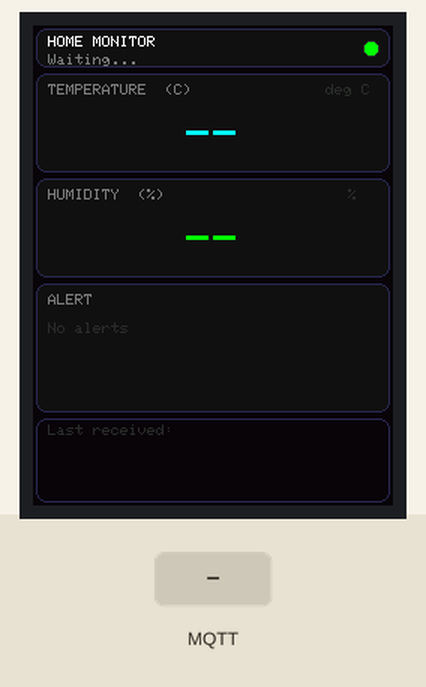
Simulated run of this program. Board: ESP32. Parts: 240×320 colour display. The test bench sets the inputs (shaded band). WiFi joins after 1.5 s; servers stay silent unless stated; random numbers use the default seed unless the program sets one; no MQTT or app messages arrive unless stated.

Above: at 3.2 s.
3.3 s: MQTT message "1" arrives on the third subscribed topic
At 5.54 s:
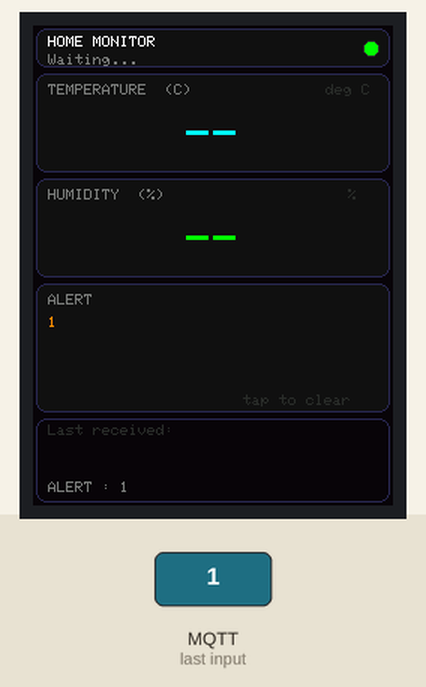
5.6 s: MQTT message "off" arrives on the third subscribed topic
At 6.06 s:
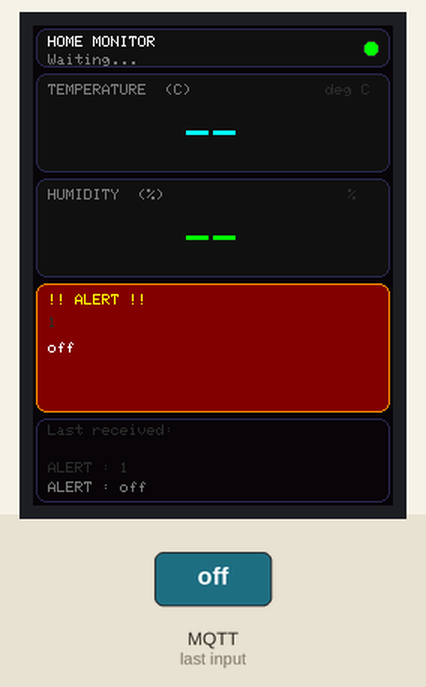
7.9 s: MQTT message "on" arrives on the third subscribed topic
At 8.32 s:
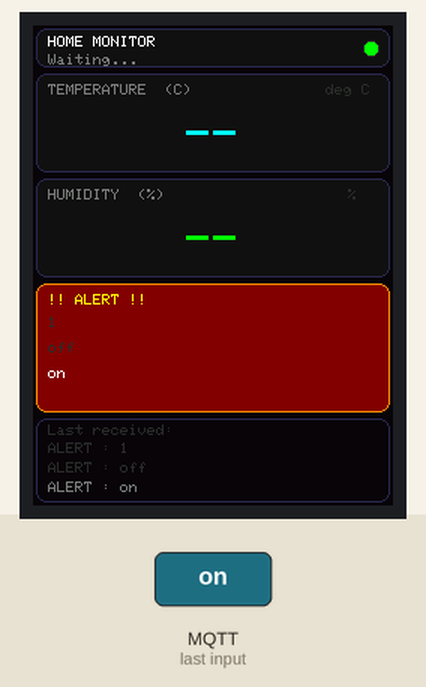
10.1 s: MQTT message "1" arrives on the first subscribed topic
At 11.9 s:
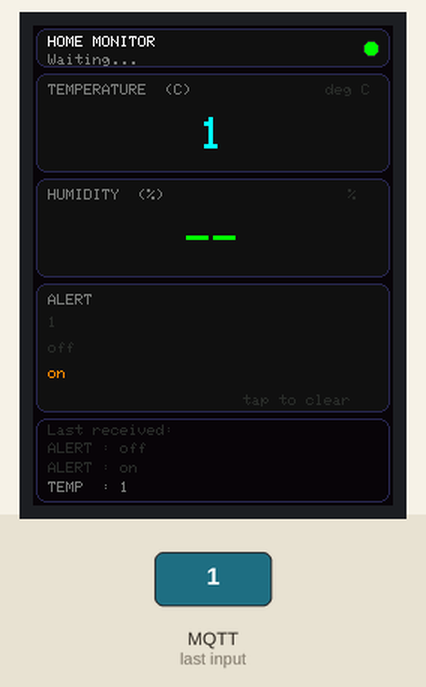
12.4 s: MQTT message "0" arrives on the first subscribed topic
At 12.8 s:
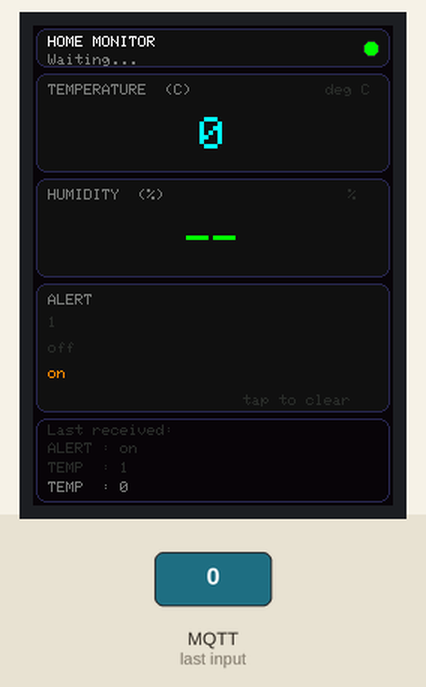
13.9 s: MQTT message "2" arrives on the first subscribed topic
At 14.9 s:
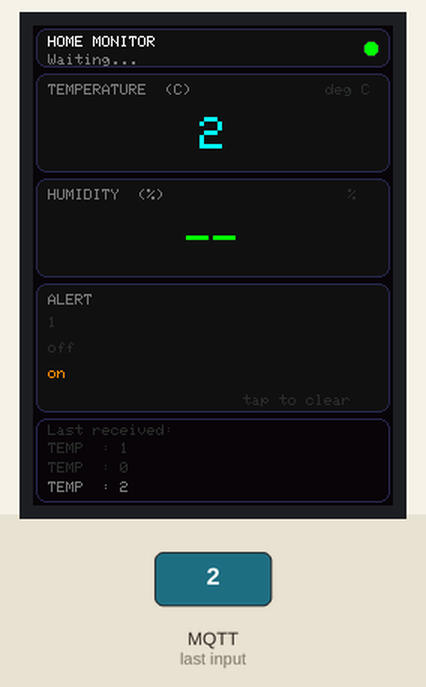
Timing chart, 0 to 16.4 s (numbered marks = the images above; inputs shaded):
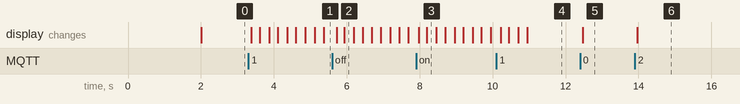

Measured:
- after the input at 3.3 s, the display: changes after 0.09 s (image 1)
- after the input at 12.4 s, the display: changes after 0.07 s (image 5)
- after the input at 13.9 s, the display: changes after 0.07 s (image 6)

The program:

main.cpp
```cpp
#include <SPI.h>
#include <Wire.h>
#include <Adafruit_GFX.h>
#include <Adafruit_ILI9341.h>
#include <Adafruit_FT6206.h>
#include <WiFi.h>
#include <PubSubClient.h>

#define TFT_CS 15
#define TFT_DC 2

const char *WIFI_SSID = "Wokwi-GUEST";
const char *WIFI_PASS = "";
const char *MQTT_HOST = "100.64.0.2";
const int   MQTT_PORT = 1883;

#define TOPIC_TEMP   "/home/temp"
#define TOPIC_HUMID  "/home/humid"
#define TOPIC_ALERT  "/home/alerts"
#define TOPIC_STATUS "/home/status"

#define C_BG     0x0821
#define C_CARD   0x1082
#define C_BORDER 0x294A
#define C_WHITE  0xFFFF
#define C_GRAY   0x7BEF
#define C_DKGRAY 0x2965
#define C_GREEN  0x07E0
#define C_RED    0xF800
#define C_ORANGE 0xFC60
#define C_YELLOW 0xFFE0
#define C_CYAN   0x07FF

#define HDR_Y  0
#define HDR_H  30
#define TEMP_Y 30
#define TEMP_H 70
#define HUM_Y  100
#define HUM_H  70
#define ALT_Y  170
#define ALT_H  90
#define LOG_Y  260
#define LOG_H  60

#define ALERT_LINES 3  // number of alert history lines shown

Adafruit_ILI9341 tft(TFT_CS, TFT_DC);
Adafruit_FT6206  ctp;
WiFiClient       wifiClient;
PubSubClient     mqtt(wifiClient);

// ── Live values ───────────────────────────────────────────────────────────────
String valTemp   = "--";
String valHumid  = "--";
String valStatus = "Waiting...";
bool   mqttOK    = false;

// Alert ring buffer — newest at index [ALERT_LINES-1]
String alertHistory[ALERT_LINES];
int    alertCount = 0;   // total alerts received (caps at ALERT_LINES for display)

// Log ring buffer
String logLines[3];

// ── Shadow values — track what is currently drawn ─────────────────────────────
String  drawnTemp;
String  drawnHumid;
String  drawnStatus;
bool    drawnMqttOK     = false;
String  drawnAlerts[ALERT_LINES];
String  drawnLog[3];
bool    drawnAlertFlash = false;

// ── Dirty flags (set when we KNOW a redraw is needed regardless of shadow) ────
bool dirtyHdr   = false;
bool dirtyTemp  = false;
bool dirtyHumid = false;
bool dirtyAlert = false;
bool dirtyLog   = false;
bool fullRedraw = true;

// ── Alert flash ───────────────────────────────────────────────────────────────
bool     alertFlashing    = false;
uint32_t alertFlashStart  = 0;
uint8_t  alertPhase       = 0;

uint32_t lastTouchMs = 0;

// ─────────────────────────────────────────────────────────────────────────────
//  Helpers
// ─────────────────────────────────────────────────────────────────────────────

void drawCardBg(int y, int h, uint16_t bg, uint16_t border) {
  tft.fillRect(0, y, 240, h, C_BG);
  tft.fillRoundRect(2, y + 2, 236, h - 4, 7, bg);
  tft.drawRoundRect(2, y + 2, 236, h - 4, 7, border);
}

void cardLabel(int y, const char *label, uint16_t col) {
  tft.setTextSize(1);
  tft.setTextColor(col);
  tft.setCursor(10, y + 9);
  tft.print(label);
}

void cardValue(int y, int h, const char *val, uint16_t col) {
  int len  = strlen(val);
  int txtW = len * 18;
  int cx   = max(8, (240 - txtW) / 2);
  int cy   = y + (h / 2) - 4;
  tft.setTextSize(3);
  tft.setTextColor(col);
  tft.setCursor(cx, cy);
  tft.print(val);
}

void pushLog(const char *topic, const char *val) {
  logLines[0] = logLines[1];
  logLines[1] = logLines[2];
  char buf[36];
  snprintf(buf, sizeof(buf), "%-6s: %.22s", topic, val);
  logLines[2] = String(buf);
}

void pushAlert(const String &msg) {
  alertHistory[0] = alertHistory[1];
  alertHistory[1] = alertHistory[2];
  alertHistory[2] = msg;
  alertCount++;
}

// ─────────────────────────────────────────────────────────────────────────────
//  Draw functions
// ─────────────────────────────────────────────────────────────────────────────

void drawHeader() {
  drawCardBg(HDR_Y, HDR_H, C_CARD, C_BORDER);
  tft.setTextColor(C_WHITE); tft.setTextSize(1);
  tft.setCursor(10, HDR_Y + 7);
  tft.print("HOME MONITOR");
  tft.setTextColor(C_GRAY);
  tft.setCursor(10, HDR_Y + 19);
  String s = valStatus;
  if (s.length() > 16) s = s.substring(0, 16);
  tft.print(s);
  tft.fillCircle(225, HDR_Y + 15, 5, mqttOK ? C_GREEN : C_RED);
  tft.drawCircle(225, HDR_Y + 15, 5, C_DKGRAY);

  drawnStatus  = valStatus;
  drawnMqttOK  = mqttOK;
}

void drawTempCard() {
  drawCardBg(TEMP_Y, TEMP_H, C_CARD, C_BORDER);
  cardLabel(TEMP_Y, "TEMPERATURE  (C)", C_GRAY);
  tft.setTextSize(1); tft.setTextColor(C_DKGRAY);
  tft.setCursor(195, TEMP_Y + 9);
  tft.print("deg C");
  String disp = valTemp;
  if (disp.length() > 8) disp = disp.substring(0, 8);
  cardValue(TEMP_Y, TEMP_H, disp.c_str(), C_CYAN);

  drawnTemp = valTemp;
}

void drawHumidCard() {
  drawCardBg(HUM_Y, HUM_H, C_CARD, C_BORDER);
  cardLabel(HUM_Y, "HUMIDITY  (%)", C_GRAY);
  tft.setTextSize(1); tft.setTextColor(C_DKGRAY);
  tft.setCursor(210, HUM_Y + 9);
  tft.print("%");
  String disp = valHumid;
  if (disp.length() > 8) disp = disp.substring(0, 8);
  cardValue(HUM_Y, HUM_H, disp.c_str(), C_GREEN);

  drawnHumid = valHumid;
}

// Alert card shows the last ALERT_LINES messages, newest at bottom
void drawAlertCard(bool flashOn) {
  uint16_t bg     = flashOn ? 0x8000  : C_CARD;
  uint16_t brd    = flashOn ? C_ORANGE : C_BORDER;
  uint16_t hdrCol = flashOn ? C_YELLOW : C_GRAY;
  uint16_t txtCol = flashOn ? C_WHITE  : C_ORANGE;

  drawCardBg(ALT_Y, ALT_H, bg, brd);

  tft.setTextSize(1); tft.setTextColor(hdrCol);
  tft.setCursor(10, ALT_Y + 9);
  tft.print(flashOn ? "!! ALERT !!" : "ALERT");

  // Count how many entries are non-empty
  int first = ALERT_LINES;
  for (int i = 0; i < ALERT_LINES; i++)
    if (alertHistory[i].length() > 0) { first = i; break; }

  if (first == ALERT_LINES) {
    // Nothing received yet
    tft.setTextColor(C_DKGRAY);
    tft.setCursor(10, ALT_Y + 28);
    tft.print("No alerts");
  } else {
    int lineH  = 17;
    int startY = ALT_Y + 24;
    for (int i = first; i < ALERT_LINES; i++) {
      // Newest line is brightest
      uint16_t lc = (i == ALERT_LINES - 1) ? txtCol : C_DKGRAY;
      tft.setTextColor(lc);
      tft.setCursor(10, startY + (i - first) * lineH);
      // Truncate to 28 chars to fit card width
      String line = alertHistory[i];
      if (line.length() > 28) line = line.substring(0, 28);
      tft.print(line);
    }
  }

  if (!flashOn && alertCount > 0) {
    tft.setTextColor(C_DKGRAY);
    tft.setCursor(140, ALT_Y + ALT_H - 14);
    tft.print("tap to clear");
  }

  drawnAlertFlash = flashOn;
  for (int i = 0; i < ALERT_LINES; i++) drawnAlerts[i] = alertHistory[i];
}

void drawLogCard() {
  drawCardBg(LOG_Y, LOG_H, C_BG, C_BORDER);
  tft.setTextSize(1); tft.setTextColor(C_DKGRAY);
  tft.setCursor(10, LOG_Y + 6);
  tft.print("Last received:");
  for (int i = 0; i < 3; i++) {
    tft.setTextColor(i == 2 ? C_GRAY : C_DKGRAY);
    tft.setCursor(10, LOG_Y + 18 + i * 13);
    tft.print(logLines[i]);
  }
  for (int i = 0; i < 3; i++) drawnLog[i] = logLines[i];
}

void drawAll() {
  tft.fillScreen(C_BG);
  drawHeader();
  drawTempCard();
  drawHumidCard();
  drawAlertCard(alertPhase);
  drawLogCard();
}

// ─────────────────────────────────────────────────────────────────────────────
//  Selective update — compare shadow, repaint only what changed
// ─────────────────────────────────────────────────────────────────────────────

void updateDisplay() {
  // Header: MQTT status dot or status string changed
  if (dirtyHdr || valStatus != drawnStatus || mqttOK != drawnMqttOK) {
    drawHeader();
    dirtyHdr = false;
  }

  if (dirtyTemp || valTemp != drawnTemp) {
    drawTempCard();
    dirtyTemp = false;
  }

  if (dirtyHumid || valHumid != drawnHumid) {
    drawHumidCard();
    dirtyHumid = false;
  }

  // Alert: flash phase changed, or history content changed
  bool alertsDiffer = false;
  for (int i = 0; i < ALERT_LINES; i++)
    if (alertHistory[i] != drawnAlerts[i]) { alertsDiffer = true; break; }

  if (dirtyAlert || alertsDiffer || (alertPhase != drawnAlertFlash)) {
    drawAlertCard(alertPhase);
    dirtyAlert = false;
  }

  // Log: any line changed
  bool logDiffer = false;
  for (int i = 0; i < 3; i++)
    if (logLines[i] != drawnLog[i]) { logDiffer = true; break; }

  if (dirtyLog || logDiffer) {
    drawLogCard();
    dirtyLog = false;
  }
}

// ─────────────────────────────────────────────────────────────────────────────
//  MQTT callback
// ─────────────────────────────────────────────────────────────────────────────

void mqttCallback(char *topic, byte *payload, unsigned int len) {
  char buf[128];
  int n = min((int)len, 127);
  memcpy(buf, payload, n);
  buf[n] = '\0';
  String msg = String(buf);
  msg.trim();

  if (strcmp(topic, TOPIC_TEMP) == 0) {
    valTemp = msg;
    pushLog("TEMP", msg.c_str());
  } else if (strcmp(topic, TOPIC_HUMID) == 0) {
    valHumid = msg;
    pushLog("HUMID", msg.c_str());
  } else if (strcmp(topic, TOPIC_ALERT) == 0) {
    pushAlert(msg);
    alertFlashing   = true;
    alertFlashStart = millis();
    alertPhase      = 1;
    pushLog("ALERT", msg.c_str());
  } else if (strcmp(topic, TOPIC_STATUS) == 0) {
    valStatus = msg;
    pushLog("STATUS", msg.c_str());
  }
  // Shadow comparison in updateDisplay() handles whether a repaint is needed
}

// ─────────────────────────────────────────────────────────────────────────────
//  WiFi / MQTT connection
// ─────────────────────────────────────────────────────────────────────────────

void connectWiFi() {
  WiFi.mode(WIFI_STA);
  WiFi.begin(WIFI_SSID, WIFI_PASS);
  int t = 0;
  while (WiFi.status() != WL_CONNECTED && t++ < 40) delay(250);
}

void connectMQTT() {
  mqtt.setServer(MQTT_HOST, MQTT_PORT);
  mqtt.setCallback(mqttCallback);
  for (int t = 0; t < 8 && !mqtt.connected(); t++) {
    String id = "ESP32Dash-" + String(esp_random() & 0xFFFF, HEX);
    if (mqtt.connect(id.c_str())) {
      mqtt.subscribe(TOPIC_TEMP);
      mqtt.subscribe(TOPIC_HUMID);
      mqtt.subscribe(TOPIC_ALERT);
      mqtt.subscribe(TOPIC_STATUS);
      mqttOK = true;
    } else {
      delay(1500);
    }
  }
}

// ─────────────────────────────────────────────────────────────────────────────
//  Setup / Loop
// ─────────────────────────────────────────────────────────────────────────────

void setup() {
  Serial.begin(115200);
  tft.begin();
  tft.setRotation(0);
  tft.fillScreen(C_BG);
  Wire.begin();
  ctp.begin(40);

  tft.setTextColor(C_CYAN); tft.setTextSize(2);
  tft.setCursor(20, 100);
  tft.print("Home Monitor");
  tft.setTextColor(C_GRAY); tft.setTextSize(1);
  tft.setCursor(60, 130);
  tft.print("Connecting...");

  connectWiFi();
  connectMQTT();
  drawAll();
}

void loop() {
  if (!mqtt.connected()) {
    mqttOK = false;
    connectMQTT();
  }
  mqtt.loop();

  // Alert flash — 250 ms toggle for 3 seconds
  if (alertFlashing) {
    uint32_t elapsed = millis() - alertFlashStart;
    if (elapsed < 3000) {
      uint8_t phase = (elapsed / 250) % 2;
      if (phase != alertPhase) alertPhase = phase;
    } else {
      alertFlashing = false;
      alertPhase    = 0;
    }
  }

  updateDisplay();

  // Touch — tap alert card to clear history
  if (ctp.touched()) {
    uint32_t now = millis();
    if (now - lastTouchMs > 300) {
      lastTouchMs = now;
      TS_Point p  = ctp.getPoint();
      int sy = map(p.y, 0, 320, 319, 0);
      if (sy >= ALT_Y && sy < ALT_Y + ALT_H) {
        alertFlashing = false;
        alertPhase    = 0;
        alertCount    = 0;
        for (int i = 0; i < ALERT_LINES; i++) alertHistory[i] = "";
      }
    }
  }

  delay(16);
}
```
